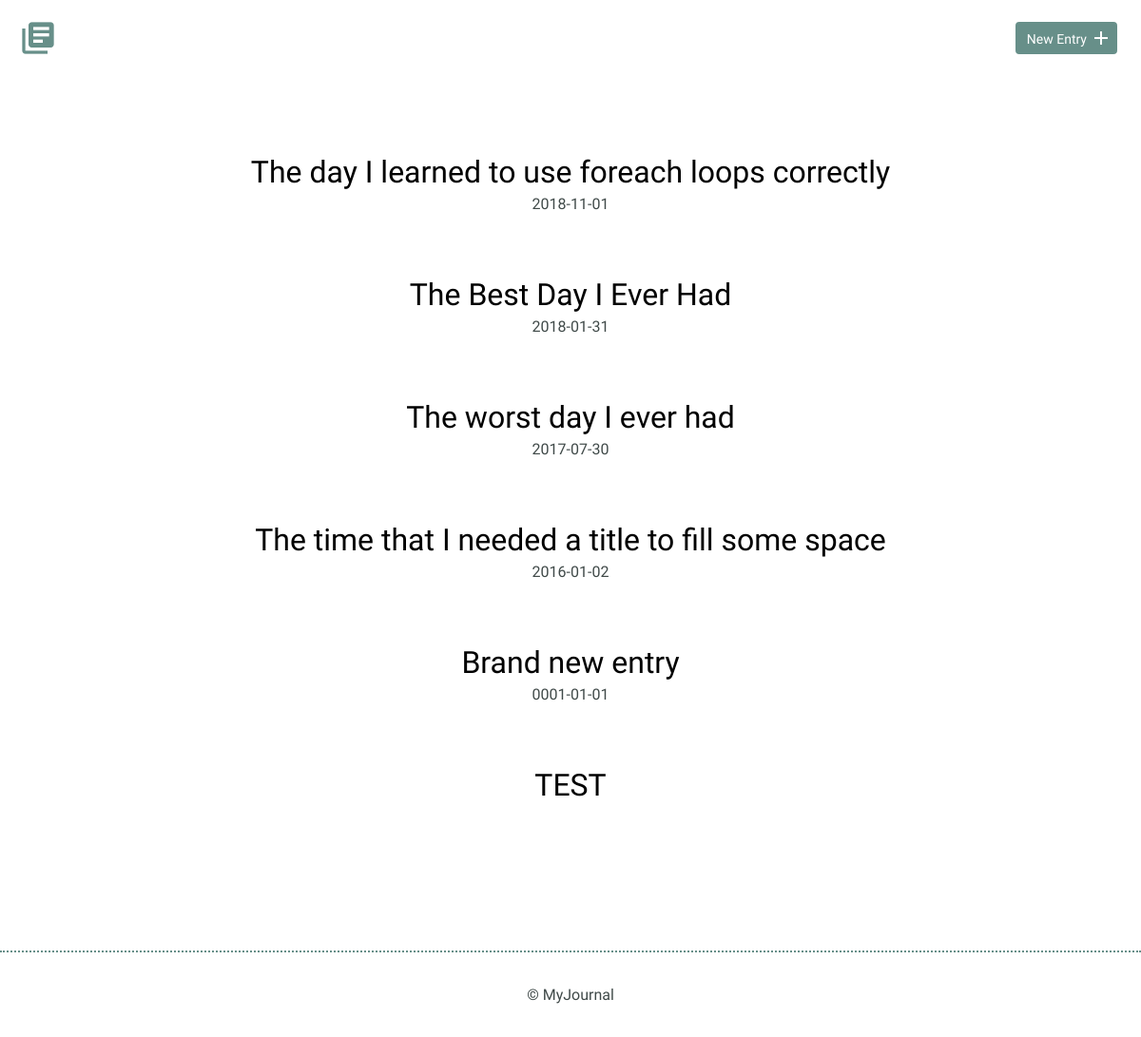
Before: / with the older database file.
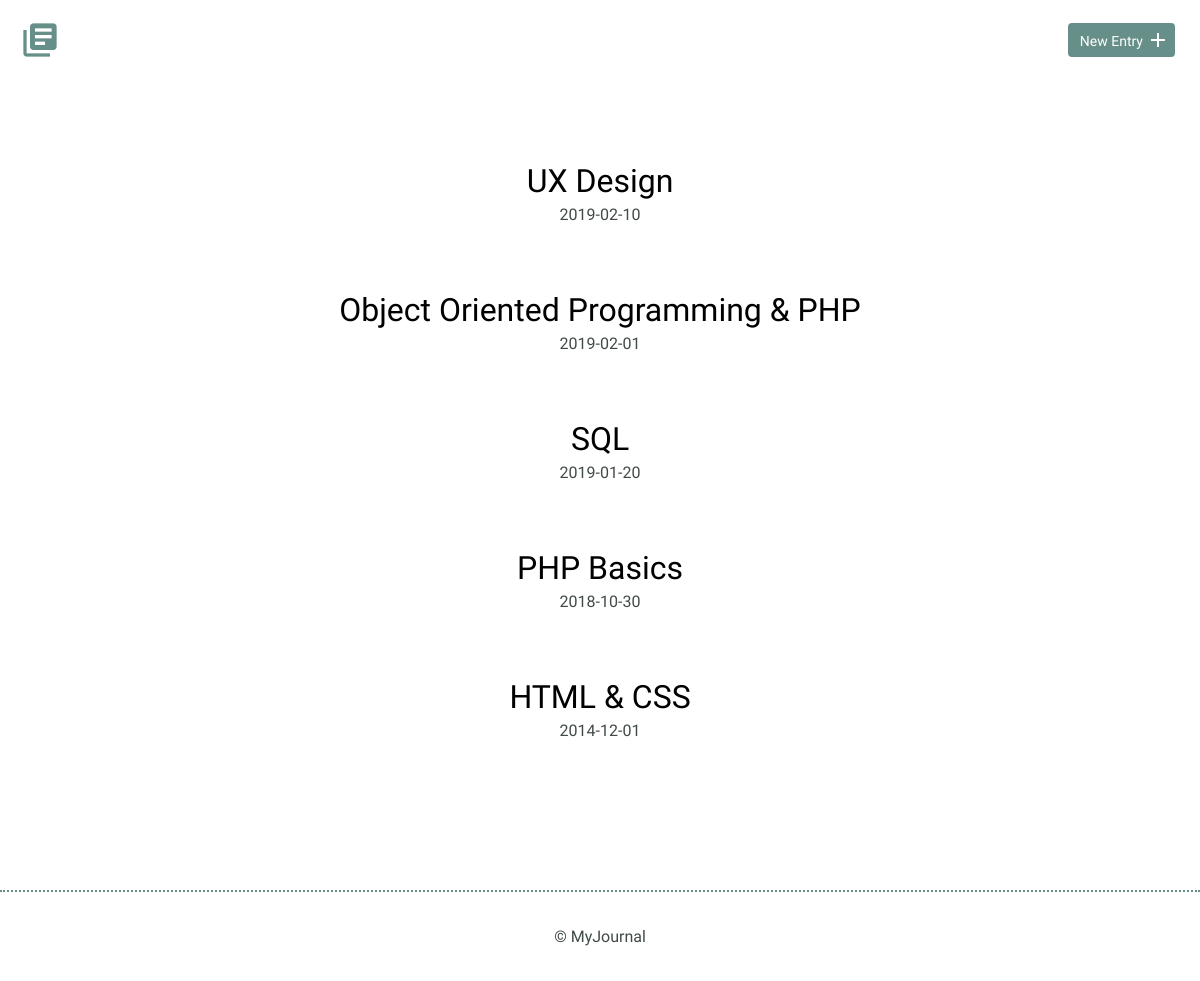
After: the same page with the newer database file.
### tables this page shows
CREATE TABLE "entries" (
	`id`	INTEGER,
	`title`	TEXT,
	`date`	TEXT,
	`time_spent`	INTEGER,
	`learned`	BLOB,
	`resources`	BLOB,
	PRIMARY KEY(`id`)
);

### index.php (the view)
<?php
include("inc/connection.php");
try {
    $results = $db->query('SELECT * FROM entries ORDER BY date DESC');
} catch(Exception $e) {
    echo $e->getMessage();
    die();
}
$journalEntries = $results->fetchAll(PDO::FETCH_ASSOC);
include("inc/header.php");
?>
<section>
    <div class="container">
        <div class="entry-list">
              <?php
                foreach($journalEntries as $journalEntry) {
                     echo '<article><h2><a href="detail.php?id='.$journalEntry['id'].'">' .
                     $journalEntry['title'] . '</a></h2>' .
                      '<time datetime="01-31-2018">' .
                      $journalEntry['date'] . '</time></article>';
                       }
                ?>
        </div>
    </div>
</section>
<?php include("inc/footer.php"); ?>

### inc/header.php (shortened to what this page needs)
<html>
    <head>
        <link rel="stylesheet" href="css/normalize.css">
        <link rel="stylesheet" href="css/site.css">
    </head>
    <body>
        <header>
            <div class="container">
                <div class="site-header">
                    <a class="logo" href="index.php"><i class="material-icons">library_books</i></a>
                    <a class="button icon-right" href="new.php"><span>New Entry</span> <i class="material-icons">add</i></a>
                </div>
            </div>
        </header>

### inc/footer.php
<footer>
    <div>
        &copy; MyJournal
    </div>
</footer>
</body>
</html>

### css/site.css (style rules this page uses)
body { font-size: 16px; color: #404a49; font-family: 'Cousine', serif; font-weight: 400; }
.container { margin: 0 auto; padding: 0 25px; }
header .site-header { margin: 0 auto; height: 95px; }
header .logo i { color: #678f89; margin: 20px 0 0 -5px; float: left; font-size: 40px; }
header .button { float: right; margin: 33px 0 0 0; }
footer { text-align: center; padding: 35px 0; border-top: 2px dotted #678f89; }
.button { padding: 8px 10px 6px 10px; background: #678f89; border: 2px solid #678f89; border-radius: 4px; text-decoration: none; color: #FFF; position: relative; text-align: center; font-size: 14px; }
.button.icon-right { padding-right: 30px; top: -10px; }
.button.icon-right i { position: absolute; top: 3px; right: 3px; }
h1, h2, h3 { margin: 0; font-weight: 400; line-height: 1em; color: #000; }
h2 { font-size: 32px; }
h2 a { text-decoration: none; color: #000; }
.entry-list, .edit-entry, .new-entry { max-width: 800px; margin: 0 auto; padding: 70px 0 150px 0; }
.entry-list article { margin-bottom: 70px; text-align: center; }
.entry-list article:last-child { margin-bottom: 0; }
.entry-list article h2 { margin-bottom: 8px; }

Changed rows visible on the page:
removed entries: title "The day I learned to use foreach loops correctly", date "2018-11-01"
removed entries: title "The Best Day I Ever Had", date "2018-01-31"
removed entries: title "The worst day I ever had", date "2017-07-30"
removed entries: title "The time that I needed a title to fill some space", date "2016-01-02"
added entries: title "UX Design", date "2019-02-10"
added entries: title "Object Oriented Programming & PHP", date "2019-02-01"
changed entries: title "TEST" → "SQL"; date (not shown) → "2019-01-20"; moves up the list
added entries: title "PHP Basics", date "2018-10-30"
changed entries: title "Brand new entry" → "HTML & CSS"; date "0001-01-01" → "2014-12-01"
